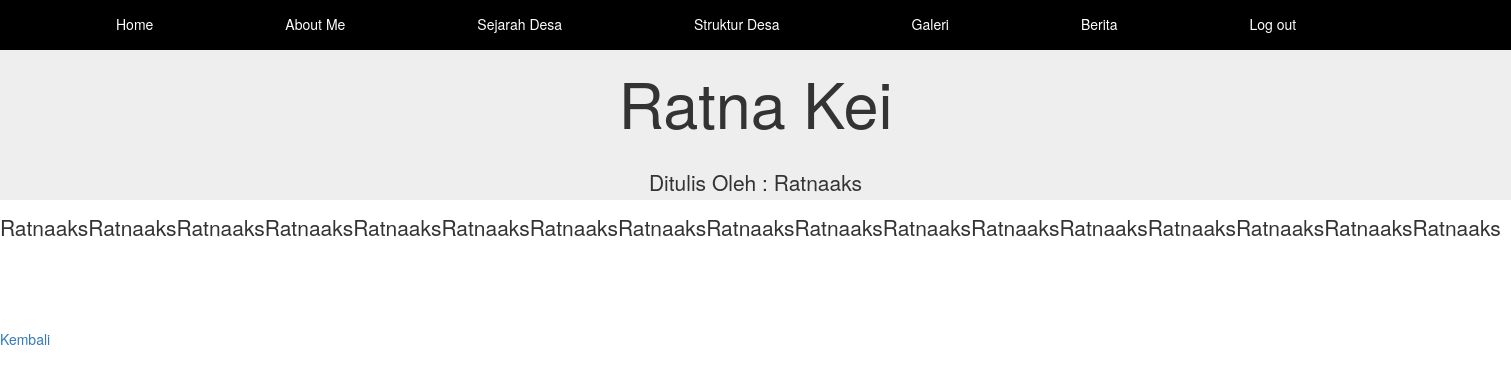
Page /klikberita.php?ID=3 on the committed database.
### tables this page shows
CREATE TABLE IF NOT EXISTS `artikel` (
`ID` int(11) NOT NULL,
  `Judul` varchar(255) NOT NULL,
  `Penulis` varchar(255) NOT NULL,
  `Isi` text NOT NULL
);

### proses_berita.php (called while the page is built, shortened)
<?php
$conn = mysqli_connect("localhost", "root", "", "webdesa");
function query($query) {
  global $conn;
  $result = mysqli_query($conn, $query);
  $rows = [];
  while($row = mysqli_fetch_assoc($result)){
    $rows[] = $row;
  }
  return $rows;
}
 ?>

### klikberita.php (the view, shortened to what this page needs)
<?php
require 'proses_berita.php';
$ID = $_GET["ID"];
$artikel =query("SELECT *FROM artikel WHERE ID = $ID")[0];
?>
<!DOCTYPE html>
<html lang="en">
  <head>
    <link href="bootstrap.min.css" rel="stylesheet">
  </head>
  <body>
    <div class="jumbotron">
      <ul class="navbar navbar-fixed-top">
        <li><a class="active" href="webdesa.php">Home</a></li>
        <li><a href="my biodata.html">About Me</a></li>
        <li><a href="sejarah.html">Sejarah Desa</a></li>
        <li><a href="Struktur.html">Struktur Desa</a></li>
        <li><a href="galeri.php">Galeri</a></li>
        <li><a href="artikel">Berita</a></li>
        <li><a href="login.php" onclick="return confirm('Anda yakin ingin keluar?');">Log out</a></li>
      </ul>
      <h1 class="text-center"><?= $artikel["Judul"]; ?></h1>
      <p class="text-center">Ditulis Oleh : <?=$artikel["Penulis"];  ?></p>
      <section id="main">
        <div class="conatiner">
          <div class="box thubmnail col-md 8">
            <article class="" id="main-col">
                <p><?= $artikel["Isi"];  ?></p><br><br><br>
                <h5><a href="konten.php">Kembali</a></h5>
            </article>
          </div>
        </div>
      </section>
    </div>
  </body>
</html>

### klikberita.php (style rules this page uses)
* { padding: 0; margin: 0; }
.navbar { padding: 0; margin: 0; }
ul { text-decoration: none; list-style-type: none; margin: 5px; padding: 5px; overflow: hidden; background-color: black; }
li { float: left; }
li a { margin-left:100px; display: inline-block; color: white; text-align: center; padding: 14px 16px; text-decoration: none; }
.jumbotron { height: 200px; width: 100%; }

### rows in the picture
artikel: Judul "Ratna Kei", Penulis "Ratnaaks", Isi "RatnaaksRatnaaksRatnaaksRatnaaksRatnaaksRatnaaksRatnaaksRatnaaksRatnaaksRatnaaksRatnaaksRatnaaksRatnaaksRatnaaksRatnaaksRatnaaksRatnaaks"
